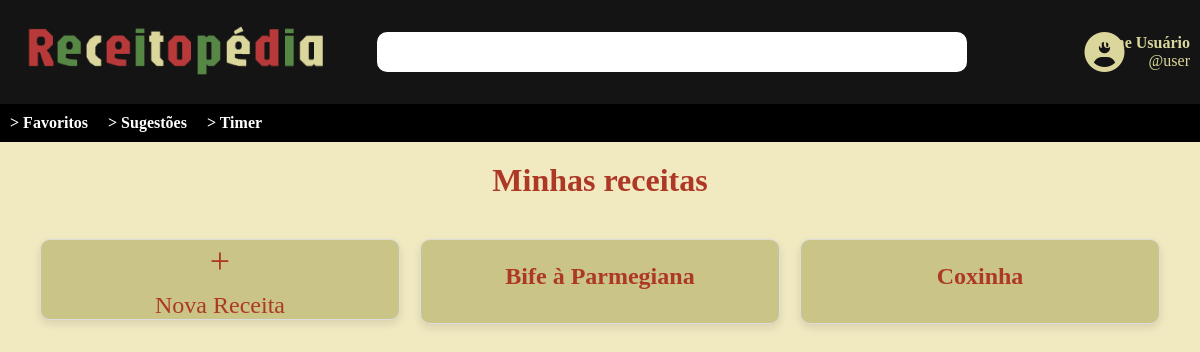
The app's page /, older data.
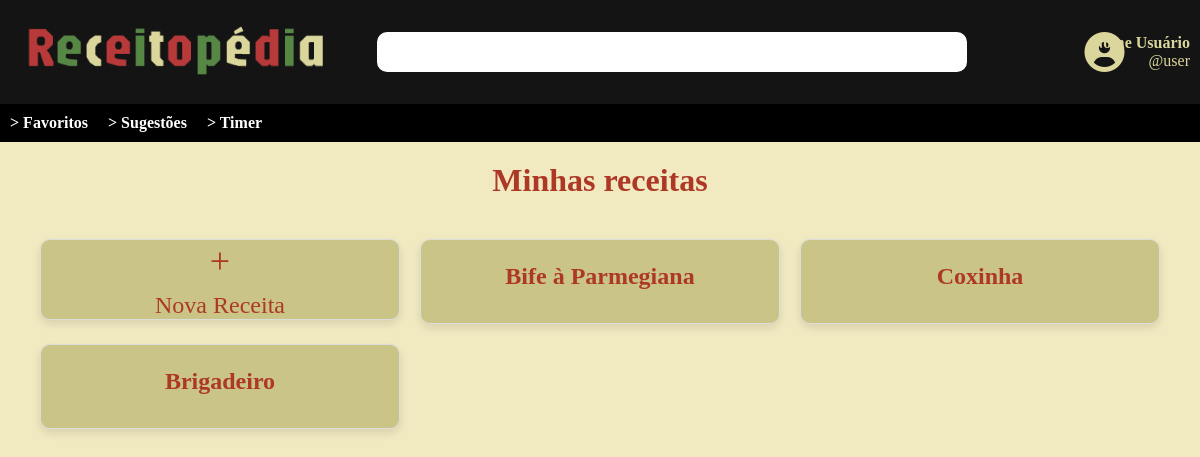
The same page, newer data.
### aplicacao/models.py (models this page shows)
class receita(models.Model):
    nome = models.CharField(max_length=100)
    ingredientes = models.TextField(default="Ingredientes não informados")
    modo_preparo = models.TextField(default="Ingredientes não informados")
    comentarios = models.TextField(default="Comentarios não informados")
    estrelas = models.TextField(default="Estrelas não informadas")

### aplicacao/views.py (the view)
# urls.py: path('', views.HomeView.as_view(), name="home"),
class HomeView(View):
    def get(self, request):
        Receita = receita.objects.all()
        ctx = {
            'todas_as_receitas': Receita,
        }
        return render(request, 'home.html', ctx)

### aplicacao/templates/home.html (shortened to what this page needs)
{% load static %}
<!DOCTYPE html>
<html lang="pt-BR">
<head>
    <link rel="stylesheet" href="{% static 'aplicacao/css/home.css' %}">
    <link rel="stylesheet" href="https://cdnjs.cloudflare.com/ajax/libs/font-awesome/6.0.0-beta3/css/all.min.css">
</head>
<body>
    <header>
        <a href="{%url 'aplicacao:home'%}">
            <div class="space">
                <img src="{% static 'aplicacao/imagens/logo_receitopedia.png' %}" alt="Logo da Receitopédia">
            </div>
        </a>
        <input type="text" placeholder="" class="Navbar2">
        <i class="fa-solid fa-circle-user" id="user-icon"></i>
        <div class="user-info">
            <span>Nome Usuário</span>
            <span>@user</span>
        </div>
    </header>
    <nav>
        <ul>
            <li><a href="#">> Favoritos</a></li>
            <li><a href="#">> Sugestões</a></li>
            <li><a href="#">> Timer</a></li>
        </ul>
    </nav>
    <main>
        <h1>Minhas receitas</h1>
        <div class="recipe-list">
            <section class="receitas">
                <a href="{%url 'aplicacao:adicionar'%}" id="linkadd">
                    <div class="card nova-receita">
                        <span class="plus">+</span>
                        <p>Nova Receita</p>
                    </div>
                </a>
                {% for Receita in todas_as_receitas %}
                    <a href="{% url 'aplicacao:visualizar' Receita.id %}" id="linkReceitas">
                        <div class="recipe-card">
                            <h2>{{Receita.nome}}</h2>
                        </div>
                    </a>
                {% endfor %}
            </section>
        </div>
    </main>
</body>
</html>

Row changes from the older to the newer data that the page shows:
added receita: nome "Brigadeiro"
